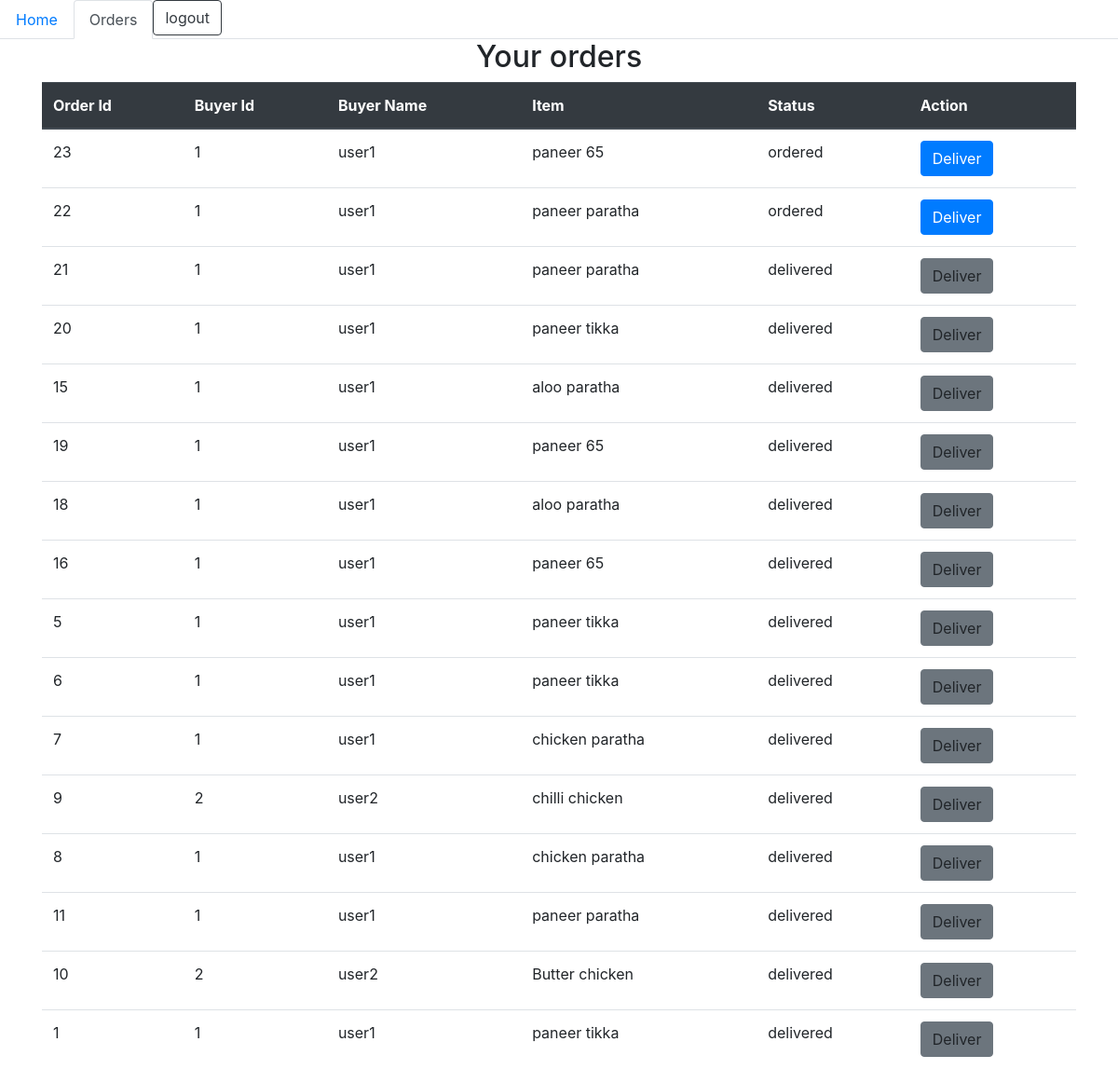
/front-end/restroOrders.php (signed in), run on the app's committed database.
### tables this page shows
CREATE TABLE `orders` (
  `orderId` int(10) NOT NULL,
  `buyerId` int(10) NOT NULL,
  `sellerId` int(10) NOT NULL,
  `itemId` int(10) NOT NULL,
  `status` varchar(10) NOT NULL DEFAULT 'ordered',
  `time` datetime NOT NULL DEFAULT current_timestamp()
);

CREATE TABLE `users` (
  `id` int(10) NOT NULL,
  `name` varchar(100) NOT NULL,
  `email` varchar(100) NOT NULL,
  `password` varchar(100) NOT NULL,
  `preference` varchar(10) NOT NULL
);

CREATE TABLE `menu` (
  `id` int(10) NOT NULL,
  `itemName` varchar(100) NOT NULL,
  `itemDetail` varchar(1000) DEFAULT NULL,
  `itemCost` float NOT NULL,
  `itemType` varchar(10) NOT NULL DEFAULT 'veg',
  `restroId` int(10) NOT NULL
);

### front-end/restroOrders.php (the view, shortened to what this page needs)
<?php
    include('../utilities/restro.auth.php');
?>
<!DOCTYPE html>
<html lang="en">
<head>
    <link rel="stylesheet" href="https://stackpath.bootstrapcdn.com/bootstrap/4.5.0/css/bootstrap.min.css">
</head>
<body>
    <ul class="nav nav-tabs">
    <li class="nav-item">
        <a class="nav-link" href="restroHome.php">Home</a>
    </li>
    <li class="nav-item">
        <a class="nav-link active" href="#">Orders</a>
    </li>
    <li class="nav-item">
        <a href="restroHome.php?logout=true" class="btn btn-outline-dark">logout</a>
    </li>
    </ul>
    <div class="container">
        <div class="header row justify-content-center">
            <h2>Your orders </h2>
        </div>
        <?php
            $restroId=$_SESSION['id'];
            $query= "select orders.orderId,orders.buyerId,users.name,menu.itemName,orders.status
            from orders
            inner join menu on orders.itemId=menu.id
            inner join users on orders.buyerId=users.id
            where orders.sellerId='$restroId'
            order by orders.time desc";
            $result=mysqli_query($conn,$query);
        ?>
        <table class="table table-hover">
        <thead class="thead-dark">
            <tr>
                <th>Order Id</th>
                <th>Buyer Id</th>
                <th>Buyer Name</th>
                <th>Item</th>
                <th>Status</th>
                <th>Action</th>
            </tr>
        </thead>
            <?php while($row=mysqli_fetch_assoc($result)): ?>
                <tr>
                <td><?php echo $row['orderId']; ?></td>
                <td><?php echo $row['buyerId']; ?></td>
                <td><?php echo $row['name']; ?></td>
                <td><?php echo $row['itemName']; ?></td>
                <td><?php echo $row['status']; ?></td>
                <td>
                    <?php if($row['status']=='ordered'): ?>
                        <a class="btn btn-primary" href="../server/restro.php?deliver=<?php echo $row['orderId']; ?>">Deliver</a>
                    <?php else: ?>
                        <a class="btn btn-secondary">Deliver</a>
                    <?php endif; ?>
                </td>
            </tr>
            <?php endwhile; ?>
        </table>
    </div>
</body>
</html>

### data on the page
orders: orderId "23", buyerId "1", users.name "user1", menu.itemName "paneer 65", status "ordered"
orders: orderId "22", buyerId "1", users.name "user1", menu.itemName "paneer paratha", status "ordered"
orders: orderId "21", buyerId "1", users.name "user1", menu.itemName "paneer paratha", status "delivered", shows "Deliver"
orders: orderId "20", buyerId "1", users.name "user1", menu.itemName "paneer tikka", status "delivered", shows "Deliver"
orders: orderId "15", buyerId "1", users.name "user1", menu.itemName "aloo paratha", status "delivered", shows "Deliver"
orders: orderId "19", buyerId "1", users.name "user1", menu.itemName "paneer 65", status "delivered", shows "Deliver"
orders: orderId "18", buyerId "1", users.name "user1", menu.itemName "aloo paratha", status "delivered", shows "Deliver"
orders: orderId "16", buyerId "1", users.name "user1", menu.itemName "paneer 65", status "delivered", shows "Deliver"
orders: orderId "5", buyerId "1", users.name "user1", menu.itemName "paneer tikka", status "delivered", shows "Deliver"
orders: orderId "6", buyerId "1", users.name "user1", menu.itemName "paneer tikka", status "delivered", shows "Deliver"
orders: orderId "7", buyerId "1", users.name "user1", menu.itemName "chicken paratha", status "delivered", shows "Deliver"
orders: orderId "9", buyerId "2", users.name "user2", menu.itemName "chilli chicken", status "delivered", shows "Deliver"
orders: orderId "8", buyerId "1", users.name "user1", menu.itemName "chicken paratha", status "delivered", shows "Deliver"
orders: orderId "11", buyerId "1", users.name "user1", menu.itemName "paneer paratha", status "delivered", shows "Deliver"
orders: orderId "10", buyerId "2", users.name "user2", menu.itemName "Butter chicken", status "delivered", shows "Deliver"
orders: orderId "1", buyerId "1", users.name "user1", menu.itemName "paneer tikka", status "delivered", shows "Deliver"
